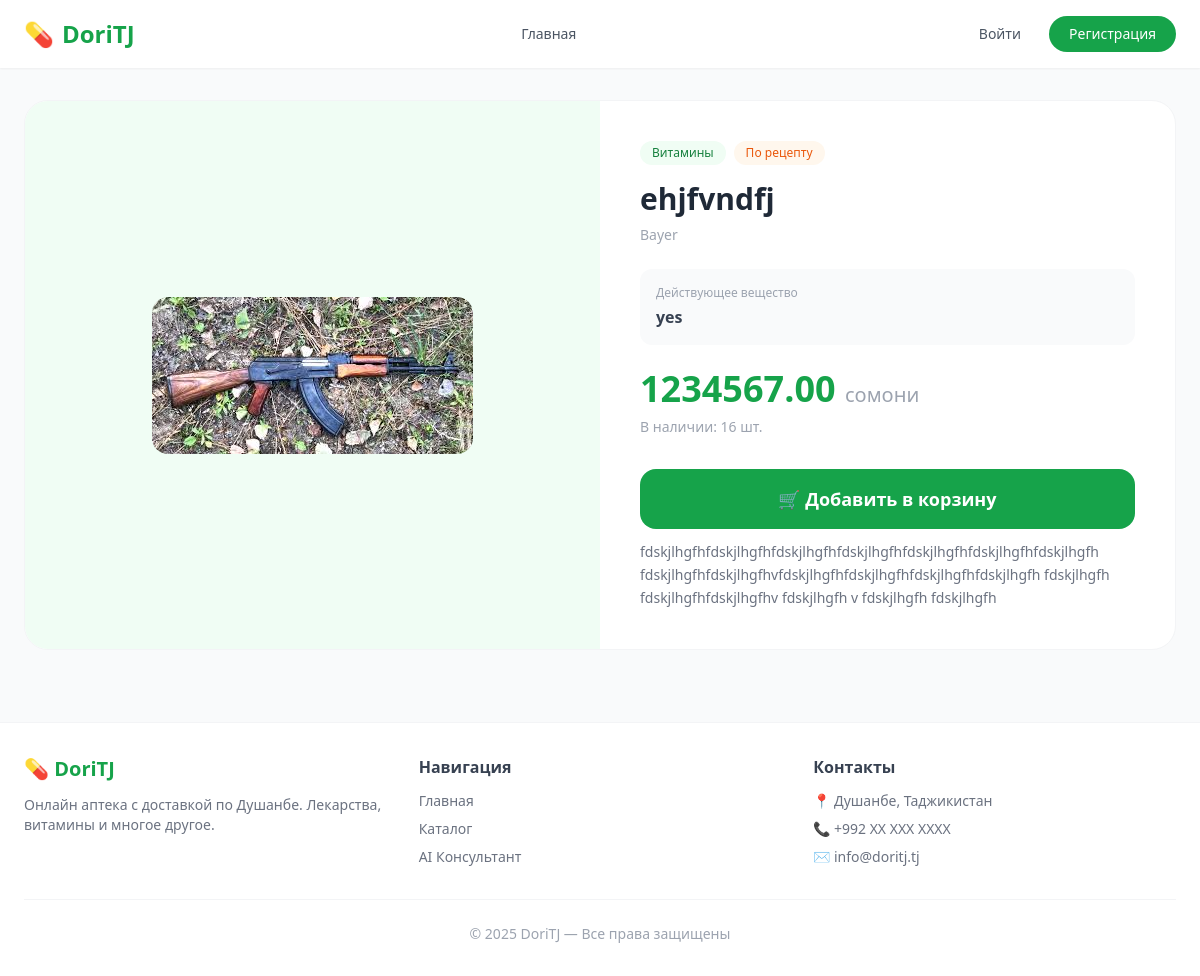
/product/1/, run on an earlier commit of the app's database.
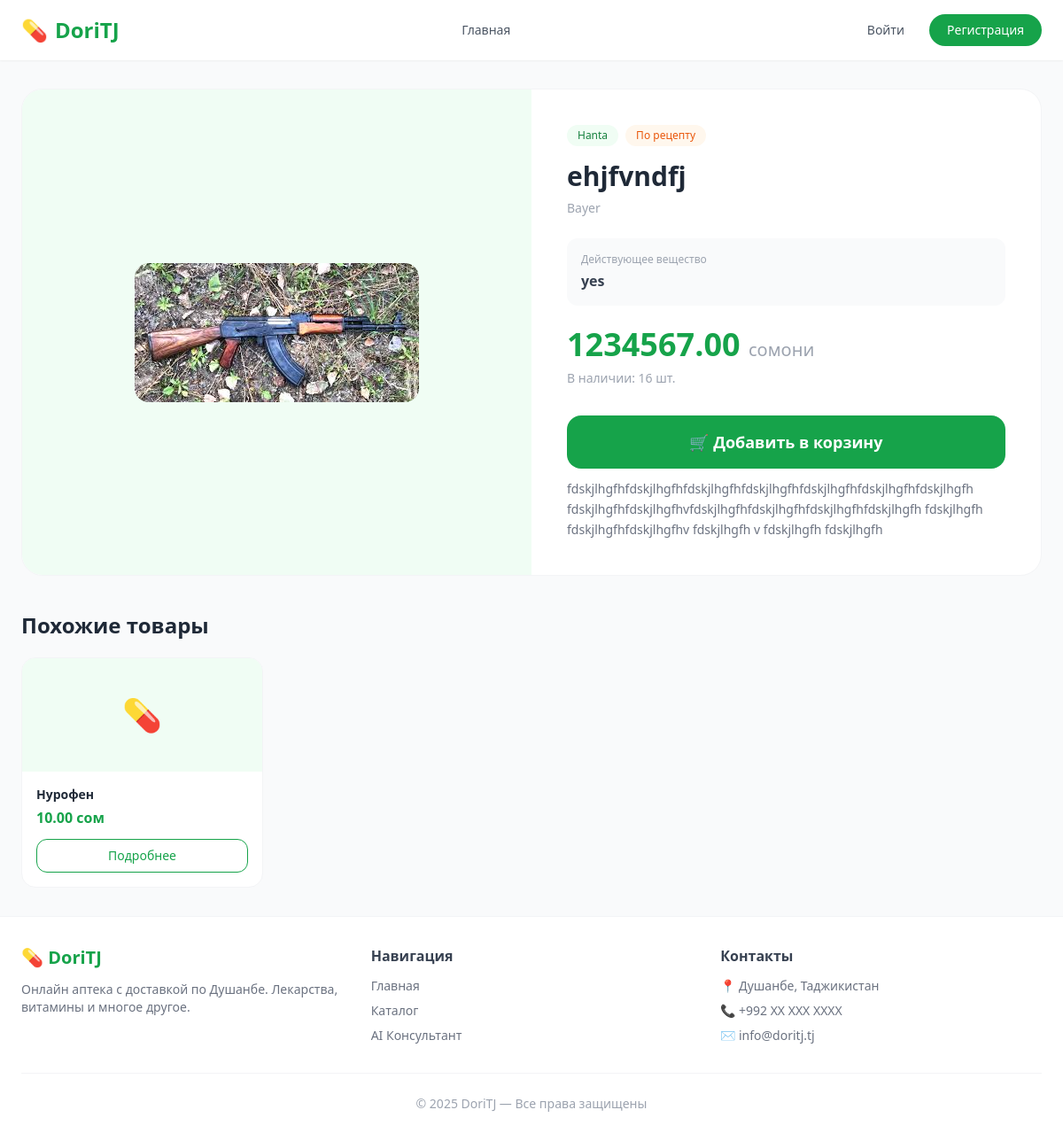
And on a later commit of the database.
### products/models.py (models this page shows, shortened)
class Product(models.Model):
    category = models.ForeignKey(Category, on_delete=models.CASCADE)
    manufacturer = models.ForeignKey(Manufacturer, on_delete=models.SET_NULL, null=True)
    name = models.CharField(max_length=200)
    description = models.TextField(blank=True)
    price = models.DecimalField(max_digits=10, decimal_places=2)
    stock = models.PositiveIntegerField(default=0)
    image = models.ImageField(upload_to='products/', blank=True, null=True)
    is_prescription = models.BooleanField(default=False)
    active_substance = models.CharField(max_length=200, blank=True)
    created_at = models.DateTimeField(auto_now_add=True)

class Category(models.Model):
    name = models.CharField(max_length=255)
    slug = models.SlugField(unique=True)
    icon = models.ImageField(upload_to='icons/', null=True, blank=True)
    def __str__(self):
        return self.name

class Manufacturer(models.Model):
    name = models.CharField(max_length=200)
    country = models.CharField(max_length=100)
    description = models.TextField()
    def __str__(self):
        return self.name

### products/views.py (the view)
# urls.py: path('product/<int:pk>/', views.product_detail, name='product_detail'),
def product_detail(request, pk):
    product = get_object_or_404(Product, pk=pk)
    similar = Product.objects.filter(
        category=product.category
    ).exclude(pk=pk)[:4]
    return render(request, 'detail.html', {
        'product': product,
        'similar': similar
    })

### templates/detail.html
{% extends 'base.html' %}
{% block content %}
<div class="bg-white rounded-3xl border border-gray-100 overflow-hidden mb-10">
    <div class="grid md:grid-cols-2 gap-0">
        <div class="bg-green-50 flex items-center justify-center p-12 min-h-80">
            {% if product.image %}
                <img src="{{ product.image.url }}" alt="{{ product.name }}" class="max-h-72 object-contain rounded-2xl">
            {% else %}
                <div class="text-9xl">💊</div>
            {% endif %}
        </div>
        <div class="p-10">
            <div class="flex gap-2 mb-4">
                <span class="text-xs bg-green-50 text-green-700 px-3 py-1 rounded-full">{{ product.category }}</span>
                {% if product.is_prescription %}
                    <span class="text-xs bg-orange-50 text-orange-600 px-3 py-1 rounded-full">По рецепту</span>
                {% endif %}
            </div>
            <h1 class="text-3xl font-extrabold text-gray-800 mb-2">{{ product.name }}</h1>
            <p class="text-gray-400 text-sm mb-6">{{ product.manufacturer }}</p>
            {% if product.active_substance %}
            <div class="bg-gray-50 rounded-xl p-4 mb-6">
                <p class="text-xs text-gray-400 mb-1">Действующее вещество</p>
                <p class="font-semibold text-gray-700">{{ product.active_substance }}</p>
            </div>
            {% endif %}
            <p class="text-4xl font-extrabold text-green-600 mb-2">{{ product.price }} <span class="text-xl font-normal text-gray-400">сомони</span></p>
            <p class="text-sm text-gray-400 mb-8">В наличии: {{ product.stock }} шт.</p>
            <a href="/orders/cart/add/{{ product.pk }}/"
               class="block w-full text-center bg-green-600 text-white font-bold py-4 rounded-2xl hover:bg-green-700 transition text-lg mb-3">
                🛒 Добавить в корзину
            </a>
            <p class="text-gray-500 text-sm leading-relaxed">{{ product.description }}</p>
        </div>
    </div>
</div>
{% if similar %}
<h2 class="text-2xl font-bold text-gray-800 mb-5">Похожие товары</h2>
<div class="grid grid-cols-2 md:grid-cols-4 gap-5">
    {% for p in similar %}
    <div class="bg-white rounded-2xl border border-gray-100 overflow-hidden hover:shadow-md transition">
        <div class="bg-green-50 h-32 flex items-center justify-center text-4xl">💊</div>
        <div class="p-4">
            <p class="font-semibold text-sm text-gray-800 truncate mb-1">{{ p.name }}</p>
            <p class="text-green-600 font-bold mb-3">{{ p.price }} сом</p>
            <a href="/product/{{ p.pk }}/" class="block text-center border border-green-600 text-green-600 text-sm py-2 rounded-xl hover:bg-green-600 hover:text-white transition">Подробнее</a>
        </div>
    </div>
    {% endfor %}
</div>
{% endif %}
{% endblock %}

What changed in the data, as far as the page shows it:
changed Product "ehjfvndfj": category "Витамины" → "Hanta"
added Product: name "Нурофен", price "10.00"
Also different on the page:
text now shown: "Похожие товары"
